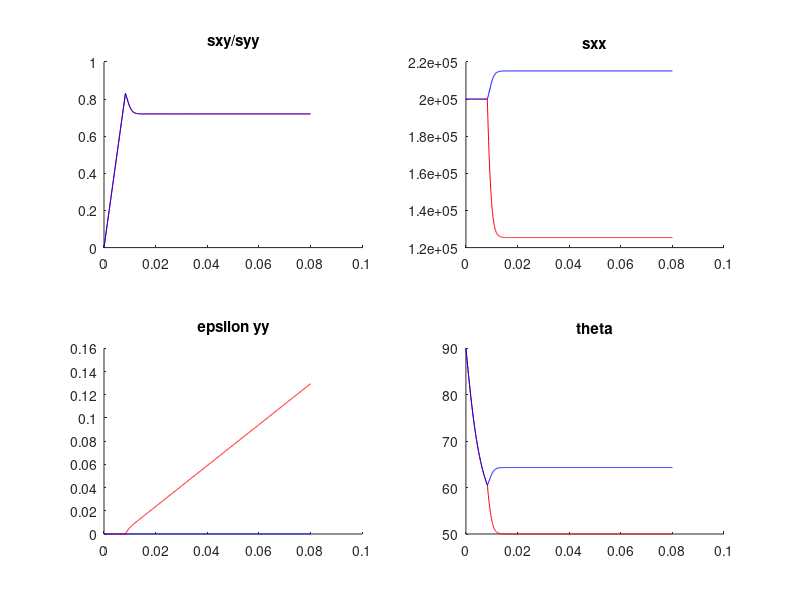

This figure's MATLAB source:
function Vermeer3_ana()
degrad = pi/180;
% parametre;
G         = 10e6;
phi       = 40*degrad;
psi       = 10*degrad;
c         =  0;
gamma_tot = 0.08;
nu        = 0.1 ;
col       = 'b';
ifig      = 8;
%%%%  Condition Initiale
sxx = -200e3;
syy = -100e3;
sxy = 0 ;
%%%%  CL
dt           = 1;
gamma_dot_xy = 1e-4;
eps_dot_xx   = 0;
sigma_dot_yy = 0;

nstep = gamma_tot/(gamma_dot_xy*dt);
[sigma_out,sigma_in,beta,alpha,epsilon_out,epsilon_in] = Vermeer3_ana_llp2013(phi,psi,nu,sxx,syy,sxy,G,nstep,gamma_dot_xy);
end

function [sigma_out,sigma_in,beta,alpha,epsilon_out,epsilon_in] = Vermeer3_ana_llp2013(phi,psi,nu,sxx,syy,sxy,G,nstep,gamma_dot_xy)
beenhere = 0 
c= 0;
sigma_dot_yy =0;
eps_dot_xx   = 0;
gamma_dot_xy_in = gamma_dot_xy;
gamma_dot_xy_out = gamma_dot_xy;
sigma_out   = [sxx,syy,sxy]';
sigma_in   = [sxx,syy,sxy]';

epsilon_out   = [0 0 0]';
epsilon_in   = [0 0 0]';

%   [exx, eyy, gammaxy]'

L       = 2*G*nu/(1-2*nu);
D = [L+2*G L 0 ;L L+2*G 0; 0 0 G];

theta      = 90;
theta_out  = theta;
beta       = pi/2 ; 
alpha      = beta;
for i = 1:nstep
    
    M = D;
   
    F = f(sigma_in(:,i),phi,c);
    if F>=0
    dFdsig = [(sin(phi)-sin(beta(i)))/2;...
              (sin(phi)+sin(beta(i)))/2;...
              cos(beta(i))];
    dGdsig = [(sin(psi)-sin(beta(i)))/2;...
              (sin(psi)+sin(beta(i)))/2;...
              cos(beta(i))];
    
    % dGdsig          = [ 1/2*cos2theta + 1/2*sind(psi);...
    %                    -cos2theta/2 + sind(psi)/2;...
    %                     sin2theta];
    a               = D*dGdsig;
    
    
    
    % dFdsig          = [ 1/2*cos2theta + 1/2*sind(phi);...
    %                    -cos2theta/2 + 1/2*sind(phi);...
    %                     sin2theta];
    b               = D*dFdsig;
    
    d = dFdsig'*D*dGdsig;
    
    M = D-1/d*a*b';
    end
    
    eps_dot_yy_in   = - M(2,3)/M(2,2)*gamma_dot_xy_in;
    sigma_dot_xx_in = (-M(1,2)*M(2,3) + M(1,3)*M(2,2))/M(2,2)*gamma_dot_xy_in;
    sigma_dot_xy_in = (-M(3,2)*M(2,3) + M(3,3)*M(2,2))/M(2,2)*gamma_dot_xy_in;
    
    %if beta(i) >= phi*0.95
    if sigma_dot_xy_in >=0    
    %if beta(i)>atan(sin(phi)*cos(psi)/(1-(sin(phi)*sin(psi))))
    %if beta(i)>0.6283    
        eps_dot_yy_out   = - M(2,3)/M(2,2)*gamma_dot_xy_out;
        sigma_dot_xx_out = (-M(1,2)*M(2,3) + M(1,3)*M(2,2))/M(2,2)*gamma_dot_xy_out;
        sigma_dot_xy_out = (-M(3,2)*M(2,3) + M(3,3)*M(2,2))/M(2,2)*gamma_dot_xy_out;
    else
        if beenhere == 0 
            gamma_dot_xy_in=gamma_dot_xy_in*10;
            beenhere = 1
        end
          detA      =  (sin(beta(i))-sin(phi))*(sin(beta(i))- sin(psi))/4;
          Z1        = -2*(nu-1)*(-sin(alpha(i))*sin(phi)+cos(alpha(i)-beta(i)))*cos(beta(i));
          Z2        = (sin(beta(i))-sin(phi))*(sin(beta(i))-sin(psi))*cos(alpha(i));
          Gamma     = detA/(Z2+Z1);
          alpha_dot = 2*G*Gamma * gamma_dot_xy_in; 
          sigma_dot_xx_in = 4*alpha_dot*cos(alpha(i))*cos(beta(i))/(sin(beta(i))-sin(phi));
          sigma_dot_xy_in = 2*alpha_dot*cos(alpha(i)); 

          Z1 = (1-2*nu)*sin(alpha(i))*sin(psi)*(sin(beta(i))-sin(phi));  
          Z2 = (1-nu) *cos(alpha(i))*cos(beta(i))*(sin(beta(i))+sin(psi));
          Z3 = sin(alpha(i))*sin(beta(i))*(sin(beta(i))-sin(phi));
          eps_dot_yy_in = (Z1+Z2+Z3)/detA/2/G*alpha_dot

          eps_dot_yy_out   = -2*alpha_dot*nu*sin(alpha(i))/G;
          sigma_dot_xx_out = 4*alpha_dot*sin(alpha(i));
          sigma_dot_xy_out = sigma_dot_xy_in;
     end
    % increment stress and strain 
    sigma_in(:,i+1)   = sigma_in(:,i)     +  [sigma_dot_xx_in; sigma_dot_yy; sigma_dot_xy_in];
    epsilon_in(:,i+1) = epsilon_in(:,i)   +  [eps_dot_xx; eps_dot_yy_in; gamma_dot_xy_in];
    
    sigma_out(:,i+1)   = sigma_out(:,i)   +  [sigma_dot_xx_out; sigma_dot_yy; sigma_dot_xy_out];
    epsilon_out(:,i+1) = epsilon_out(:,i) +  [eps_dot_xx; eps_dot_yy_out; gamma_dot_xy_out];

     % update alpha and beta + theta for post processing purpose 
    tau_star   = 1/2*sqrt((sigma_in(1,i+1)-sigma_in(2,i+1))^2+4*sigma_in(3,i+1)^2);
    sigma_star = (sigma_in(1,i+1)+sigma_in(2,i+1))/2;
    beta(i+1)  = asin((sigma_in(2,i+1)-sigma_in(1,i+1))/2/tau_star);
    theta(i+1)  = 45+beta(i+1)*90/pi;
    R          = 1/2*sqrt((sigma_out(1,i+1)-sigma_out(2,i+1))^2+4*sigma_out(3,i+1)^2);
    alpha(i+1)  = asin((sigma_out(2,i+1)-sigma_out(1,i+1))/2/R);
    theta_out(i+1)  = 45+alpha(i+1)*90/pi;
    
end
figure(8);clf;
subplot(221);hold on;
plot(epsilon_out(3,:),-sigma_in(3,:)./sigma_in(2,:),'r',epsilon_out(3,:),-sigma_out(3,:)./sigma_out(2,:),'b');title('sxy/syy');
subplot(224);hold on;
plot(epsilon_out(3,:),theta,'r',epsilon_out(3,:),theta_out,'b');title('theta');
subplot(223);hold on;
plot(epsilon_out(3,:),epsilon_in(2,:),'r',epsilon_out(3,:),epsilon_out(2,:),'b');title('epsilon yy');
subplot(222);hold on;
plot(epsilon_out(3,:),-sigma_in(1,:),'r',epsilon_out(3,:),-sigma_out(1,:),'b');title('sxx');
end

function F = f(sigma,phi,c)
tau_star   = 1/2*sqrt((sigma(1)-sigma(2))^2+4*sigma(3)^2);
sigma_star = (sigma(1)+sigma(2))/2;
F = tau_star + sigma_star*sin(phi)-c*cos(phi);
end